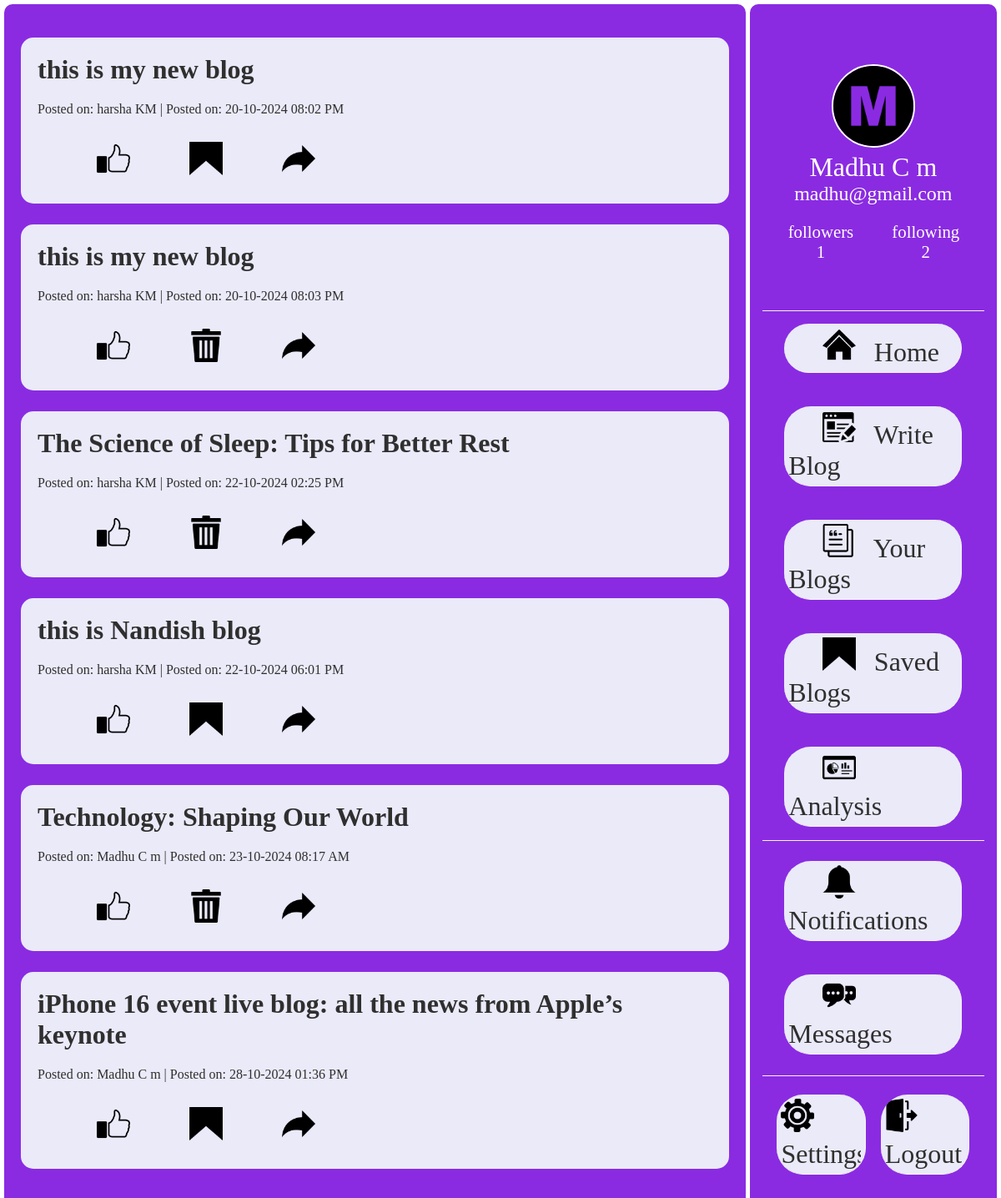
Screenshot of /suggest_more (signed in) with the database file from the repository.
### models.py (models this page shows)
class Blog(db.Model):
    blog_id = db.Column(db.Integer, primary_key=True)
    author_id = db.Column(db.String(200), db.ForeignKey('user.id'), nullable=False)
    author_name = db.Column(db.String(200), nullable=False)
    blog_title = db.Column(db.String(200), nullable=False)
    blog_content = db.Column(db.Text, nullable=False)
    date_posted = db.Column(db.DateTime, nullable=False, default=datetime.utcnow)
    comments = db.relationship('Comment', back_populates='blog', lazy=True)
    likes = db.relationship('Like', back_populates='blog', lazy=True)

### routes/blog_routes.py (the view)
@app.route('/suggest_more')
def suggest_more():
    if 'user_id' not in session:
        flash('plsease login to view more blogs')
        return redirect(url_for('login'))
    blogs = SavedBlog.query.filter_by(user_id=session['user_id']).all()
    saved_blog_ids = []
    for blog in blogs:
        saved_blog_ids.append(blog.blog_id)
    blogs = Blog.query.all()
    return render_template('suggest_more.html',blogs=blogs, saved_blog_ids=saved_blog_ids)

### templates/suggest_more.html (shortened to what this page needs)
{% extends "base.html" %}
{% block content %}
    <link rel="stylesheet" href="../static/css/style.css">
    <div class="full_page">
        <div class="content_area">
            {% if blogs %}
                {% for blog in blogs %}
                    <div class="blog">
                        <a href="{{ url_for('view_blog', blog_id=blog.blog_id) }}">
                            <h1>{{ blog.blog_title }}</h1>
                            <p>Posted on: {{ blog.author_name }} | Posted on: {{ blog.date_posted.strftime('%d-%m-%Y %I:%M %p') }}</p>
                        </a>
                        <div class="like_comment_share">
                            <a href="{{ url_for('like_blog', blog_id=blog.blog_id, from_addr='suggest_more') }}">
                                <img class="icon" src="../static/img/like.png" alt="">
                            </a>
                            {% if blog.blog_id in saved_blog_ids %}
                                <a href="{{ url_for('delete_saved_blog', blog_id=blog.blog_id, from_addr='suggest_more') }}">
                                    <img class="icon" src="../static/img/delete.png" alt="">
                                </a>
                            {% else %}
                                <a href="{{ url_for('save_blog', blog_id=blog.blog_id, from_addr='suggest_more') }}">
                                    <img class="icon" src="{{ url_for('static', filename='img/saved.png') }}" alt="">
                                </a>
                            {% endif %}
                            <a href="/share_blog/{{ blog.blog_id }}">
                                <img class="icon" src="../static/img/share.png" alt="">
                            </a>
                        </div>
                    </div>
                {% endfor %}
            {% else %}
                <h2>You have no Suggested Blogs</h2>
            {% endif %}
        </div>
        {% include '_side_bar.html' %}
    </div>
{% endblock %}

### static/css/style.css (style rules this page uses)
* { margin: 0; padding: 0; box-sizing: border-box; overflow: hidden; }
:root { --primary-bg: blueviolet; --secondary-bg: #eaeaf9; --accent-color: #bb86fc; --link-highlight: #FF6F61; --text-color: #FFFFFF; --secondary-text-color: #2F2F2F; --scrollbar-track: #D3B1F4; --scrollbar-thumb: #8400ff; --scrollbar-thumb-hover: rgba(155, 50, 253, 0.39); --flash-bg: rgba(197, 145, 245, 0.823); --flash-message-bg: rgba(0, 0, 0, 0.485); }
.full_page { color: var(--text-color); display: flex; gap: 5px; padding: 5px; width: 100vw; height: 100vh; align-items: center; justify-content: center; }
.content_area { position: relative; padding: 40px 20px 20px 20px; width: 75%; height: 100%; background-color: var(--primary-bg); border-radius: 10px; }
.content_area h1 { margin-bottom: 20px; }
a { text-decoration: none; }

### templates/suggest_more.html (style rules this page uses)
.content_area { padding: 20px; overflow: auto; }
.blog { padding: 20px; background-color: var(--secondary-bg); border-radius: 15px; margin-bottom: 25px; }
h1, p { color: var(--secondary-text-color); }
.icon { width: 40px; height: 40px; }
.like_comment_share { width: 50%; display: flex; justify-content: space-evenly; padding: 10px 0px; margin-top: 20px; }
.like_comment_share a { width: 10%; }

### rows the page displays
Blog: blog_title "this is my new blog", author_name "harsha KM", date_posted "20-10-2024 08:02 PM"
Blog: blog_title "this is my new blog", author_name "harsha KM", date_posted "20-10-2024 08:03 PM"
Blog: blog_title "The Science of Sleep: Tips for Better Rest", author_name "harsha KM", date_posted "22-10-2024 02:25 PM"
Blog: blog_title "this is Nandish blog", author_name "harsha KM", date_posted "22-10-2024 06:01 PM"
Blog: blog_title "Technology: Shaping Our World", author_name "Madhu C m", date_posted "23-10-2024 08:17 AM"
Blog: blog_title "iPhone 16 event live blog: all the news from Apple’s keynote", author_name "Madhu C m", date_posted "28-10-2024 01:36 PM"

### other values shown
{{ session['user_fname'] }} "Madhu"
{{ session['user_lname'] }} "C m"
{{ session['user_email'] }} "madhu@gmail.com"
{{ session['followers_count'] }} "1"
{{ session['following_count'] }} "2"
